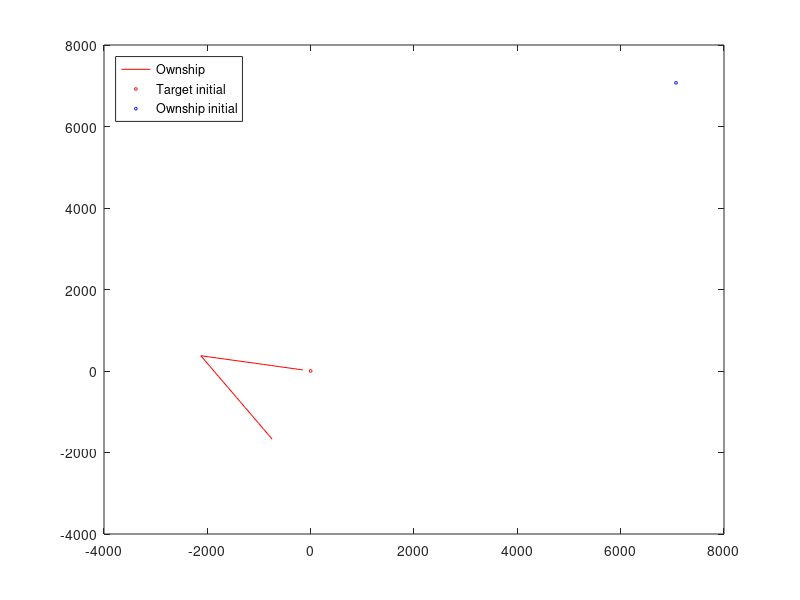

Here is the MATLAB script that generated this plot:
%script
targetInit = [7071; 7071; 225; 7.72];
ownshipInit = [0; 0; 170; 2.57];
ownshipState = ownshipInit;
targetState = targetInit;
targetStateLog = [];
ownshipStateLog = [];
startTime = 60;
time = startTime;
finalTime = 1800;
timeStep = 60;

%Simulation
for i = startTime:timeStep:finalTime
    time = i;
%move vehicle
if(time == 900)
    ownshipState(3) = -56;
end
ownshipState = [ownshipState(1) + ownshipState(4)*60*cosd(ownshipState(3));
    ownshipState(2) + ownshipState(4)*60*sind(ownshipState(3));
    ownshipState(3);
    ownshipState(4)];
ownshipStateLog = [ownshipStateLog ownshipState];




end

%Figure
plot(ownshipStateLog(1,:),ownshipStateLog(2,:),'-r')
hold on
plot(ownshipInit(1),ownshipInit(2),'or', 'MarkerSize', 2)
hold on
plot(targetInit(1),targetInit(2),'ob', 'MarkerSize', 2)
legend('Ownship','Target initial','Ownship initial')
%plot(ownshipStateLog(1,:),ownshipStateLog(2,:),'o')
legend('Location','northwest')
xlim([-4000 8000])
ylim([-4000 8000])
hold on
